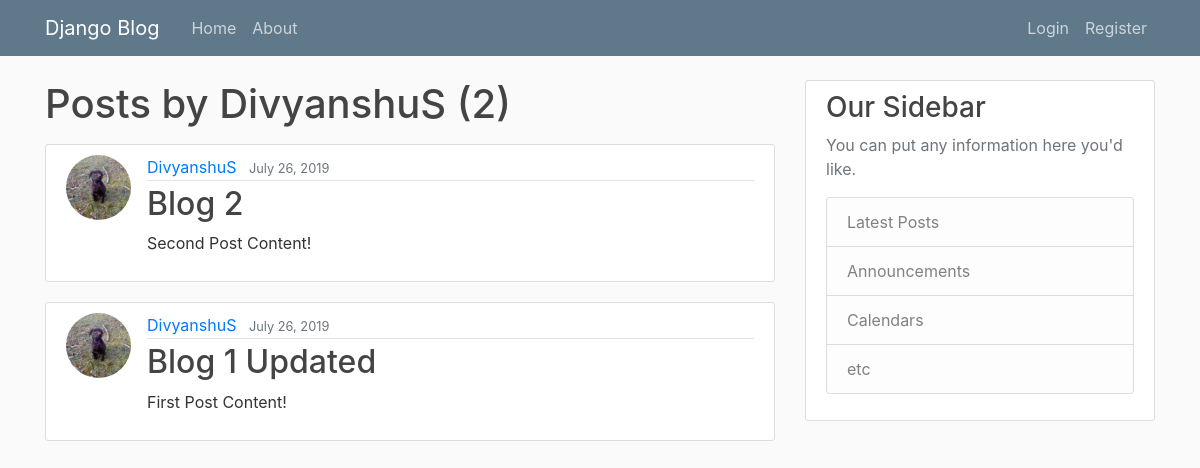
Page /user/DivyanshuS on the earlier database version.
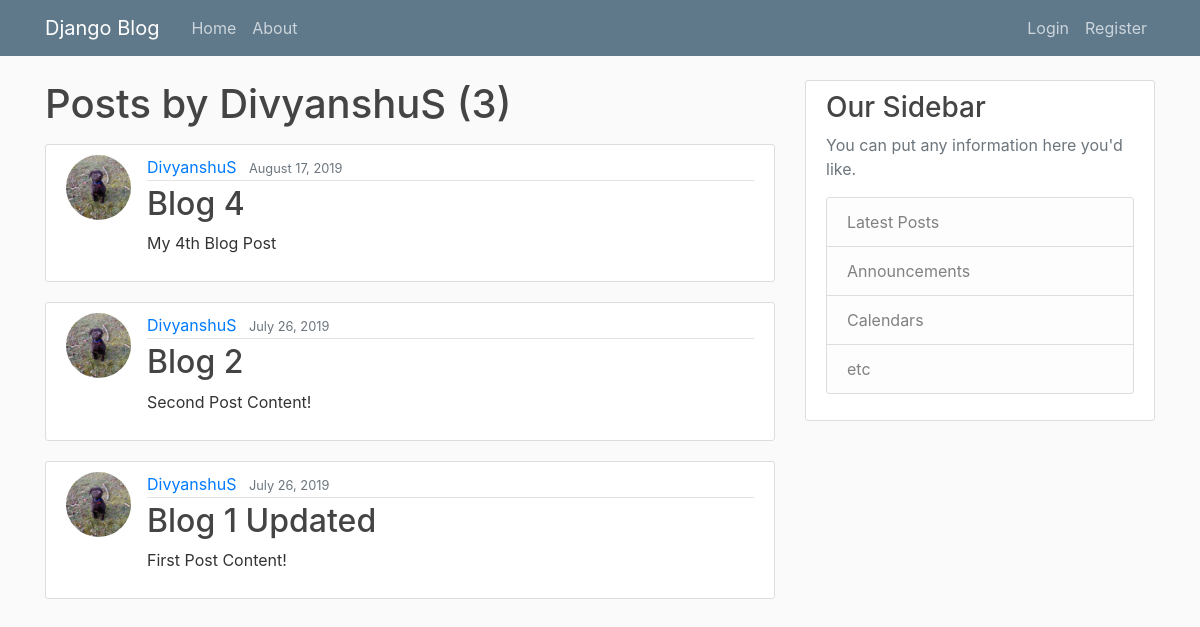
Same page on the later database version.
### blog/models.py (models this page shows, shortened)
class Post(models.Model):
    title = models.CharField(max_length=100)
    content = models.TextField()
    date_posted = models.DateTimeField(default=timezone.now)
    author = models.ForeignKey(User, on_delete=models.CASCADE)

### users/models.py (models this page shows, shortened)
class Profile(models.Model):
    user = models.OneToOneField(User, on_delete=models.CASCADE)
    image = models.ImageField(default='default.jpg', upload_to='profile_pics')

### blog/views.py (the view)
# urls.py: path('user/<str:username>', UserPostListView.as_view(), name='user-posts'),
class UserPostListView(ListView):
    model = Post
    template_name = 'blog/user_posts.html'# <app>/<model>_<viewtype>.html
    context_object_name = 'posts'
    ordering = ['-date_posted']
    paginate_by = 5
    def get_queryset(self):
        user = get_object_or_404(User, username=self.kwargs.get('username'))
        return Post.objects.filter(author=user).order_by('-date_posted')

### blog/templates/blog/user_posts.html (shortened to what this page needs)
{% extends 'blog/base.html' %}
{% block content %}
  <h1 class="mb-3">Posts by {{ view.kwargs.username }} ({{ page_obj.paginator.count }})</h1>
  {% for post in posts %}
    <article class="media content-section">
      <img class="rounded-circle article-img" src="{{ post.author.profile.image.url }}" alt="author image">
      <div class="media-body">
        <div class="article-metadata">
          <a class="mr-2" href="{% url 'user-posts' post.author.username %}">{{ post.author }}</a>
          <small class="text-muted">{{ post.date_posted|date:"F d, Y" }}</small>
        </div>
        <h2><a class="article-title" href="{% url 'post-detail' post.id %}">{{ post.title }}</a></h2>
        <p class="article-content">{{ post.content }}</p>
      </div>
    </article>
  {% endfor %}
{% endblock content %}

Differences in the rows shown:
added Post: author.profile.image (picture), author "DivyanshuS", date_posted "August 17, 2019", title "Blog 4", content "My 4th Blog Post"
Other differences:
{{ page_obj.paginator.count }}: "2" → "3"
